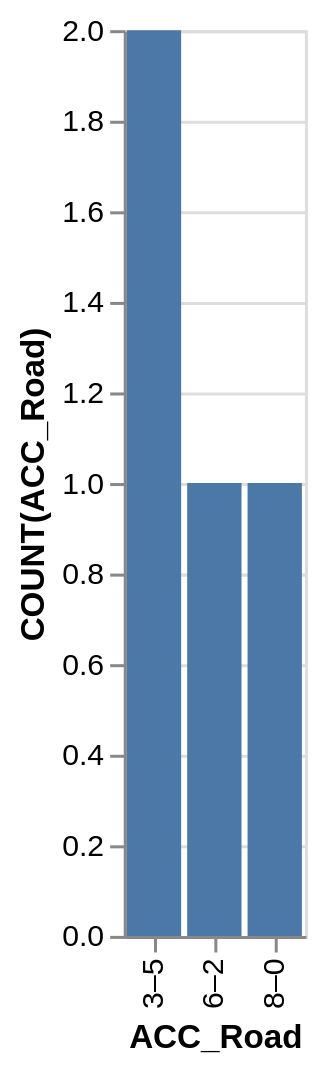

Vega-Lite specification for this chart:
### Vega-Lite specification from a JSON file in a GitHub repository (floating-point values rounded to 4 significant figures)
{"data": {"values": [{"x_data": "3–5", "y_data": 2}, {"x_data": "6–2", "y_data": 1}, {"x_data": "8–0", "y_data": 1}]}, "mark": "bar", "encoding": {"x": {"field": "x_data", "type": "nominal", "title": "ACC_Road", "sort": "ascending"}, "y": {"field": "y_data", "type": "quantitative", "title": "COUNT(ACC_Road)"}}}
